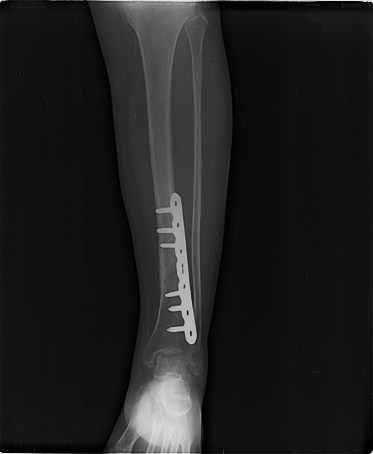
#> input picture assets/samples/fracture_IMG0000443.jpg, 373 x 454 px
$ python -i image_ops.py   (imports and definitions only)
#> lines starting #> are read from the running program, lines starting #| are printed output that depends on the picture
#> further down, picture is the input picture: shape (454, 373, 3); min 0, max 242, mean 32.4
"""Image loading, display-time enhancement, controlled perturbations and drawing.

The enhancement functions are *display-only* helpers: they never change the
image that is fed to the model unless the user explicitly enables
"以增强图像推理" in the workbench. The perturbation functions are used by the
robustness experiment (scripts/perturbation_experiment.py) and are documented
as synthetic corruptions, not as clinical degradation.
"""
from __future__ import annotations

import io
from typing import Tuple

import cv2
import numpy as np
from PIL import Image

# BGR palette used consistently for every figure in the project
COLOR_BOX = (79, 209, 255)      # cyan-ish
COLOR_TEXT_BG = (20, 24, 36)
COLOR_TEXT = (255, 255, 255)
COLOR_WARN = (80, 80, 255)


# [34 lines left out: functions load_image, save_image, not called in this run]


def to_pil(img: np.ndarray) -> Image.Image:
    return Image.fromarray(img)


# [29 lines left out: functions to_jpeg_bytes, image_info, adjust_brightness_contrast, not called in this run]


def apply_clahe(img: np.ndarray, clip_limit: float = 2.0) -> np.ndarray:
    """Contrast Limited Adaptive Histogram Equalisation on the luminance channel."""
#> called with clip_limit = 2
    lab = cv2.cvtColor(img, cv2.COLOR_RGB2LAB)
#> lab: shape (454, 373, 3); mean of channels 0, 1, 2 30.7, 128, 128
    l, a, b = cv2.split(lab)
#> a: shape (454, 373); every value is 128
    l2 = cv2.createCLAHE(clipLimit=clip_limit, tileGridSize=(8, 8)).apply(l)
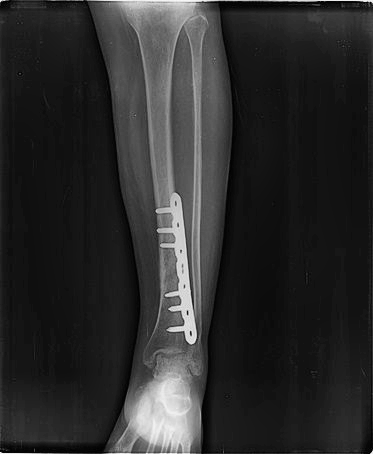
#> l2: shape (454, 373); min 1, max 248, mean 44.1
    return cv2.cvtColor(cv2.merge([l2, a, b]), cv2.COLOR_LAB2RGB)


def apply_sharpen(img: np.ndarray, strength: float = 1.0) -> np.ndarray:
    blurred = cv2.GaussianBlur(img, (0, 0), 3)
    return cv2.addWeighted(img, 1 + strength, blurred, -strength, 0)


# --------------------------------------------------------------------------
# controlled perturbations (used by the robustness experiment)
# --------------------------------------------------------------------------
# [5 lines left out: function perturb_blur, not called in this run]


def perturb_brightness(img: np.ndarray, delta: int) -> np.ndarray:
    """Additive brightness shift in 8-bit intensity units."""
    return np.clip(img.astype(np.int16) + delta, 0, 255).astype(np.uint8)


# [10 lines left out: functions perturb_contrast, perturb_noise, not called in this run]


PERTURBATIONS = {
    "blur_mild": lambda im: perturb_blur(im, "mild"),
    "blur_moderate": lambda im: perturb_blur(im, "moderate"),
    "brightness_-30": lambda im: perturb_brightness(im, -30),
    "brightness_+30": lambda im: perturb_brightness(im, +30),
    "contrast_0.7": lambda im: perturb_contrast(im, 0.7),
    "noise_sigma12": lambda im: perturb_noise(im, 12.0),
}


# --------------------------------------------------------------------------
# drawing
# --------------------------------------------------------------------------
# [64 lines left out: functions draw_detections, overlay_heatmap, side_by_side, _label_positions, not called in this run]

>>> import cv2
>>> picture = cv2.cvtColor(cv2.imread('../assets/samples/fracture_IMG0000443.jpg'), cv2.COLOR_BGR2RGB)
>>> result = apply_clahe(picture)

$ run again, on assets/samples/fracture_IMG0000466.jpg
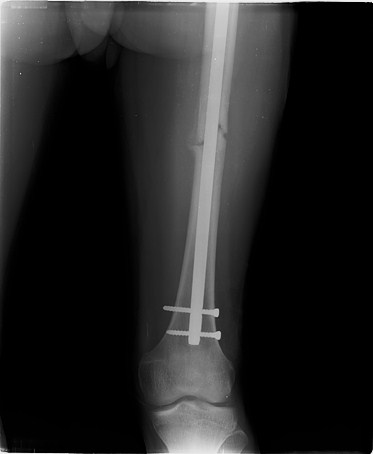
#> input picture assets/samples/fracture_IMG0000466.jpg, 373 x 454 px
#> picture is the input picture: shape (454, 373, 3); min 0, max 247, mean 36
#> lab: shape (454, 373, 3); mean of channels 0, 1, 2 37.9, 128, 128
#> a: shape (454, 373); every value is 128
#> in apply_clahe, `l2 = cv2.createCLAHE(clipLimit=clip_limit, tileGridSize=(8, 8)).apply(l)`:
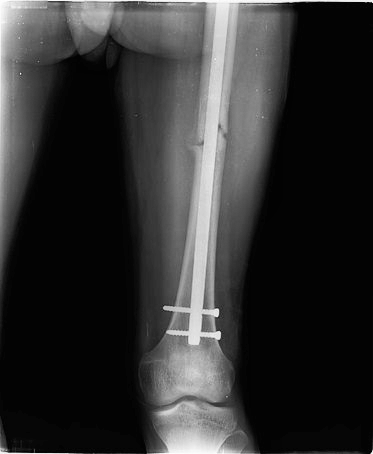
#> l2: shape (454, 373); min 2, max 255, mean 49

$ run again, on assets/samples/fracture_IMG0000468.jpg
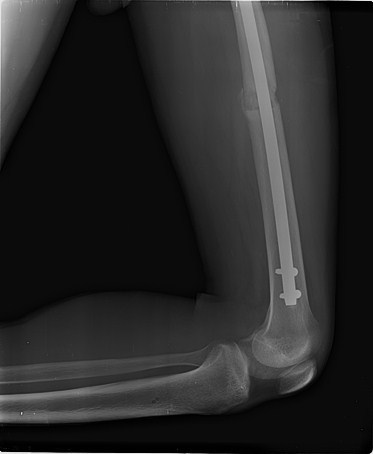
#> input picture assets/samples/fracture_IMG0000468.jpg, 373 x 454 px
#> picture is the input picture: shape (454, 373, 3); min 0, max 240, mean 40.4
#> lab: shape (454, 373, 3); mean of channels 0, 1, 2 41.4, 128, 128
#> a: shape (454, 373); every value is 128
#> in apply_clahe, `l2 = cv2.createCLAHE(clipLimit=clip_limit, tileGridSize=(8, 8)).apply(l)`:
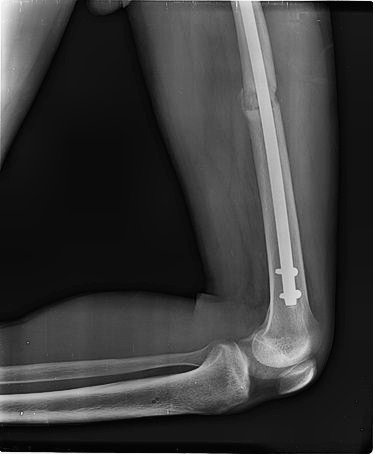
#> l2: shape (454, 373); min 1, max 251, mean 57.7
